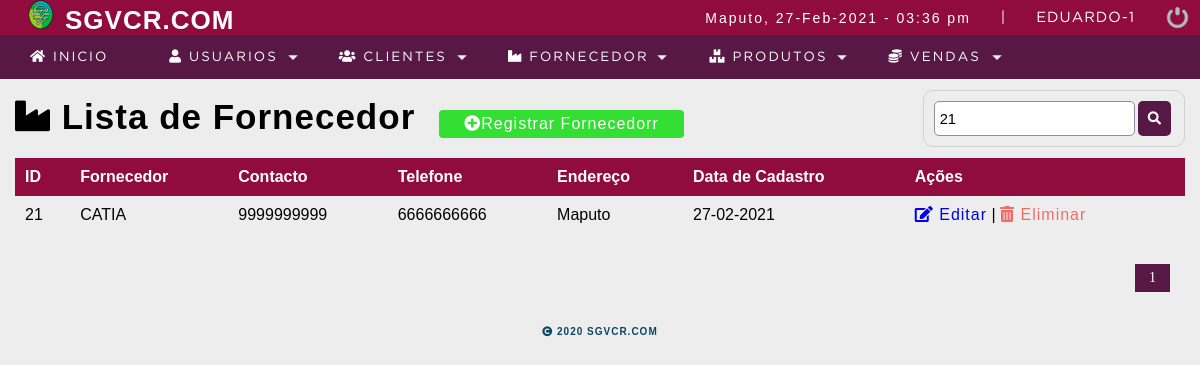
Page /sistema/buscar_fornecedor.php?busqueda=21 (signed in) on the committed database.
### tables this page shows
CREATE TABLE IF NOT EXISTS `proveedor` (
  `codproveedor` int(11) NOT NULL AUTO_INCREMENT,
  `proveedor` varchar(100) DEFAULT NULL,
  `contacto` varchar(100) DEFAULT NULL,
  `telefono` bigint(10) DEFAULT NULL,
  `direccion` text,
  `date_add` datetime NOT NULL DEFAULT CURRENT_TIMESTAMP,
  `usuario_id` int(11) NOT NULL,
  `estatus` int(11) NOT NULL DEFAULT '1',
  PRIMARY KEY (`codproveedor`),
  KEY `usuario_id` (`usuario_id`),
  CONSTRAINT `proveedor_ibfk_1` FOREIGN KEY (`usuario_id`) REFERENCES `usuario` (`idusuario`) ON DELETE CASCADE ON UPDATE CASCADE
);

### sistema/buscar_fornecedor.php (the view, shortened to what this page needs)
<?php
    include "../conn.php";
?>
<!DOCTYPE html>
<html lang="en">
<head>
	<?php include "includes/scripts.php"; ?>
</head>
<body>
<?php include "includes/header.php"; ?>
	<section id="container">
        <?php
            $busqueda = strtolower ($_REQUEST['busqueda']);
        ?>
		<h1><i class="fas fa-industry"></i> Lista de Fornecedor</h1>
        <a href="registro_proveedor.php" class="btn_new"><i class="fas fa-plus-circle"></i>Registrar Fornecedorr</a>
        <form action="buscar_proveedor.php" method="get" class="form_search">
            <input type="text" name="busqueda" id="busqueda" placeholder="Buscar" value="<?php echo $busqueda; ?>">
            <button type="submit" class="btn_view"><i class="fas fa-search"></i></button>
        </form>
        <table>
            <tr>
                <th>ID</th>
                <th>Fornecedor</th>
                <th>Contacto</th>
                <th>Telefone</th>
                <th>Endereço</th>
                <th>Data de Cadastro</th>
                <th>Ações</th>
            </tr>
        <?php
        $sql_registe = mysqli_query($conn, "SELECT COUNT(*) as total_registro FROM proveedor
                                                            WHERE ( codproveedor LIKE '%$busqueda%' OR
                                                                    proveedor LIKE '%$busqueda%' OR
                                                                    contacto LIKE '%$busqueda%' OR
                                                                    telefono LIKE '%$busqueda%' OR
                                                                    direccion LIKE '%$busqueda%' )
                                                                AND estatus = 1 ");
        $result_register = mysqli_fetch_array($sql_registe);
        $total_registro = $result_register['total_registro'];
        $por_pagina = 5;
        if(empty($_GET['pagina']))
        {
            $pagina =1;
        }else{
            $pagina = $_GET['pagina'];
        }
        $desde = ($pagina-1) * $por_pagina;
        $total_paginas = ceil($total_registro / $por_pagina);
            $query = mysqli_query($conn, "SELECT *FROM proveedor WHERE
                                                (codproveedor LIKE '%$busqueda%' OR
                                                proveedor LIKE '%$busqueda%' OR
                                                contacto LIKE '%$busqueda%' OR
                                                telefono LIKE '%$busqueda%' OR
                                                direccion LIKE '%$busqueda%'
                                                )
                                            AND
                                            estatus = 1 ORDER BY codproveedor ASC LIMIT $desde,$por_pagina");
            $result = mysqli_num_rows($query);
            if($result > 0){
                    while($data = mysqli_fetch_array($query)){
                        $formato = 'Y-m-d H:i:s';
                        $fecha = DateTime::createFromFormat($formato,$data["date_add"]);
        ?>
                <tr>
                <td><?php echo $data["codproveedor"]; ?></td>
                <td><?php echo $data["proveedor"]; ?></td>
                <td><?php echo $data["contacto"]; ?></td>
                <td><?php echo $data["telefono"]; ?></td>
                <td><?php echo $data["direccion"]; ?></td>
                <td><?php echo $fecha->format('d-m-Y'); ?></td>
                <td>
                    <a class="link_edit" href="editar_proveedor.php?id=<?php echo $data["codproveedor"]; ?>"><i class="fas fa-edit"></i> Editar</a>
                    |
                        <a class="link_delete" href="eliminar_confirmar_proveedor.php?id=<?php echo $data["codproveedor"]; ?>"><i class="fas fa-trash-alt"></i> Eliminar</a>
             </td>
            </tr>
            <?php
         }
        }
        ?>
        </table>
    <?php
        if($total_registro != 0)
        {
    ?>
        <div class="paginador">
            <ul>
            <?php
                for ($i=1; $i <= $total_paginas; $i++){
                    if($i == $pagina)
                    {
                        echo '<li class="pageSelected">'.$i.'</li>';
                    }else{
                        echo '<li><a href="?pagina='.$i.'&busqueda='.$busqueda.'">'.$i.'</a></li>';
                    }
                }
                ?>
    </div>
                <?php } ?>
	</section>
	<?php include "includes/footer.php"; ?>
</body>
</html>

### sistema/css/styles.css (style rules this page uses)
* { margin: 0; padding: 0; box-sizing: border-box; }
body { background: #ededed; }
h1, h2, h3, h4, h5, h6 { font-family: 'arial'; font-weight: bold; letter-spacing: 1px; }
h1 { font-size: 26px; }
a { text-decoration: none; font-family: arial; letter-spacing: 1px; }
#container { padding: 90px 15px 15px; }
form { background: #FFF; margin: auto; padding: 20px 50px; border: 1px solid #d1d1d1; }
input,select { display: block; width: 100%; font-size: 11pt; padding: 5px; border: 1px solid #85929e; border-radius: 5px; }
#container h1 { font-size: 35px; display: inline-block; }
.btn_new { display: inline-block; background: #33df33; color: #fff; padding: 5px 25px; border-radius: 4px; margin: 20px; }
table { border-collapse: collapse; font-size: 12pt; font-family: 'arial'; width:100% }
table th { text-align: left; padding: 10px; background: #900C3F; color: #FFF; }
table tr:nth-child(odd) { background: #fff; }
table td { padding: 10px; }
.link_delete { color: #f26b6b; }
.paginador ul { padding: 15px; list-style: none; background: initial; margin-top: 15px; display: -webkit-flex; display: -moz-flex; display: -ms-flex; display: -o-flex; display: flex; justify-content: flex-end; }
.paginador a, .pageSelected { color: black; border: 1px solid #f26b6b; padding: 5px; display: inline-block; font-size: 14px; text-align: center; width: 35px; }
.pageSelected { color: #fff; background: #581845; border: 1px solid #581845; }
.form_search { display: -webkit-flex; display: -moz-flex; display: -ms-flex; display: -o-flex; display: flex; float: right; background: initial; padding: 10px; border-radius: 10px; }
.btn_view { background-color: #581845; border: 0; border-radius: 5px; cursor: pointer; padding: 10px; margin: 0 3px; color: #fff; }

### rows in the picture
proveedor: codproveedor "21", proveedor "CATIA", contacto "9999999999", telefono "6666666666", direccion "Maputo", date_add "27-02-2021"

### other values in the picture
$_SESSION['user'] "EDUARDO"
$_SESSION['rol'] "1"
